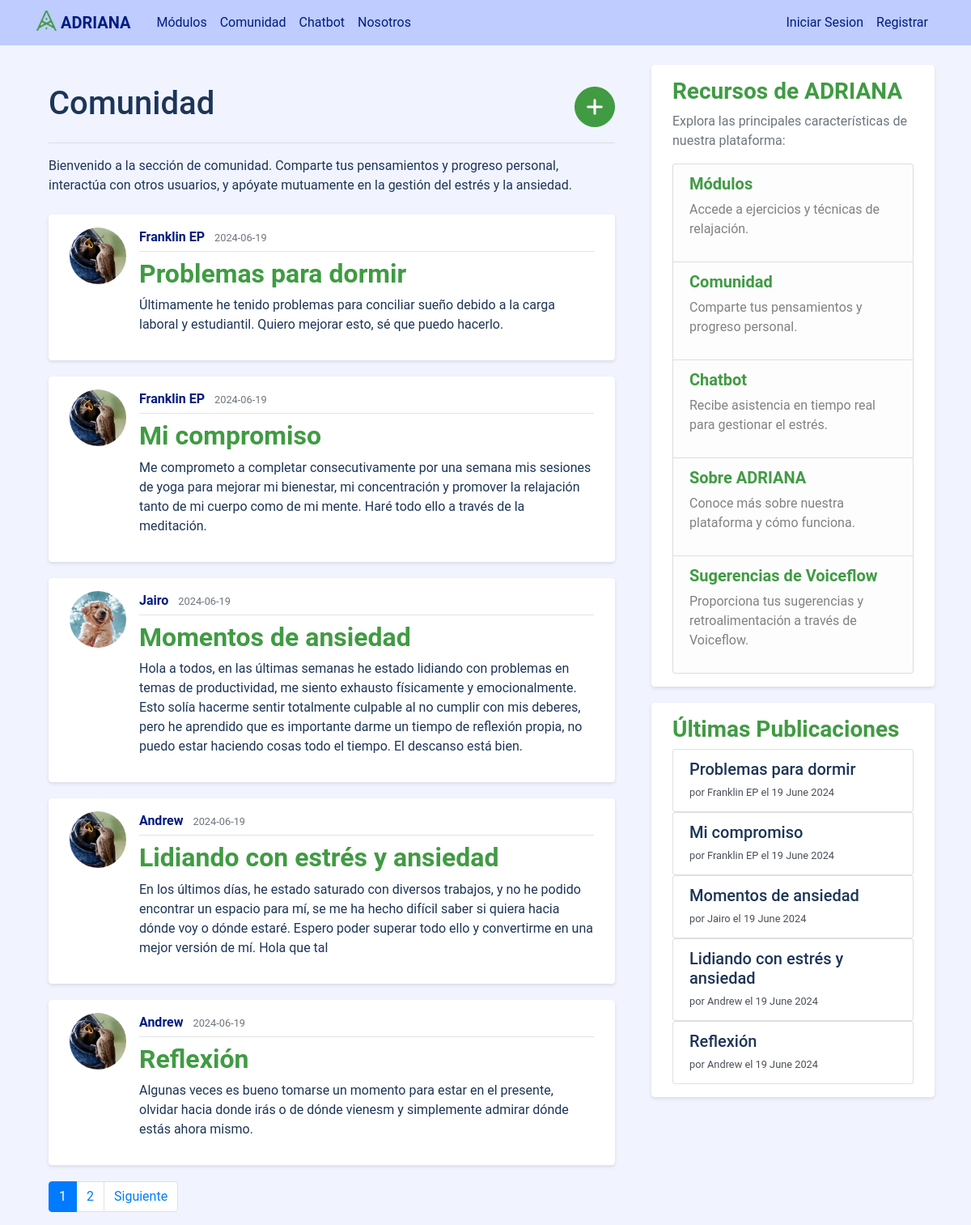
Page /home on the earlier database version.
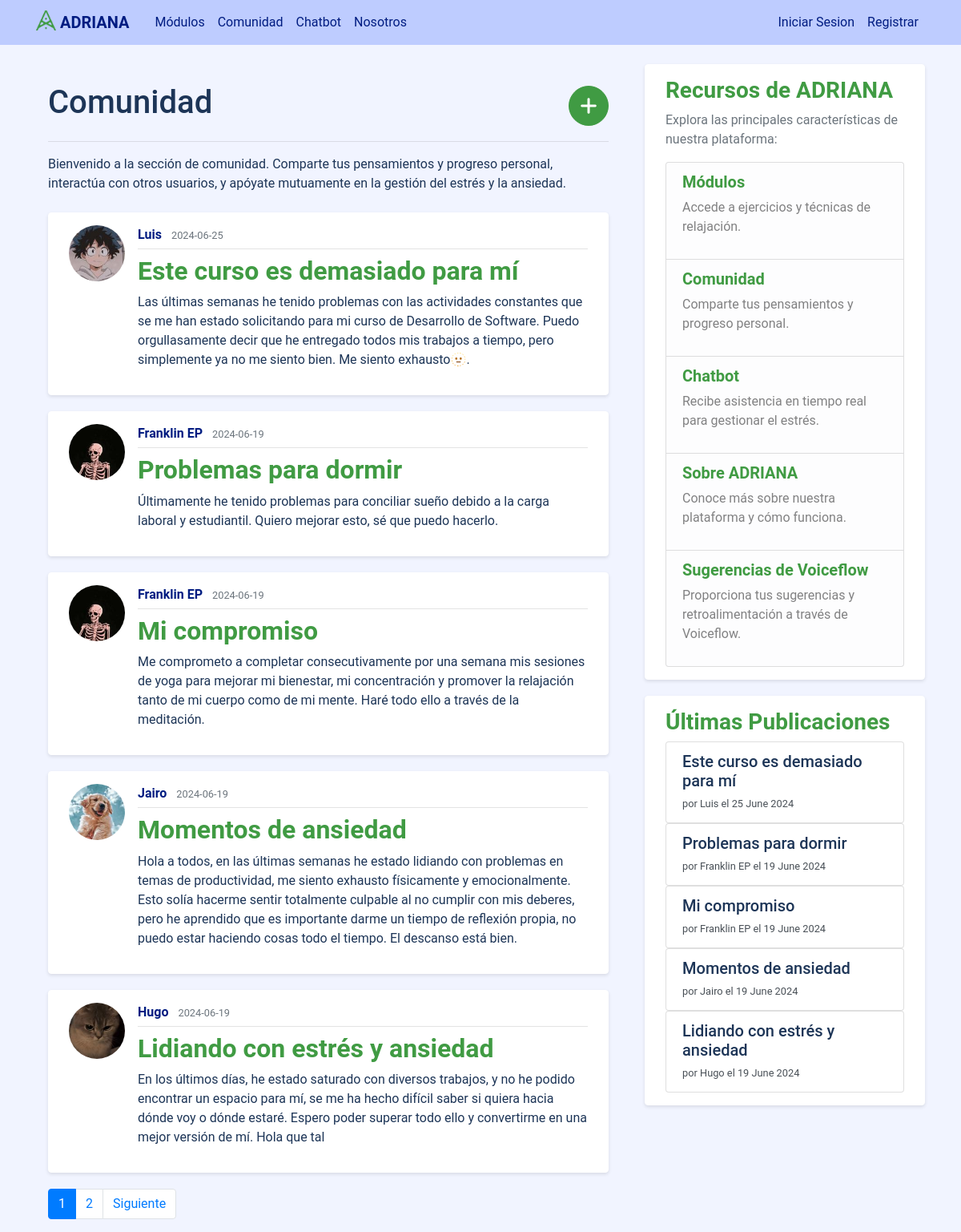
Same page on the later database version.
### adriana_assistant/models.py (models this page shows, shortened)
class Post(db.Model):
    id = db.Column(db.Integer, primary_key=True)
    title = db.Column(db.String(100), nullable=False)
    date_posted = db.Column(db.DateTime, nullable=False, default=datetime.utcnow)
    content = db.Column(db.Text, nullable=False)
    user_id = db.Column(db.Integer, db.ForeignKey('user.id'), nullable=False)

class User(db.Model, UserMixin):
    id = db.Column(db.Integer, primary_key=True)
    username = db.Column(db.String(20), unique=True, nullable=False)
    email = db.Column(db.String(120), unique=True, nullable=False)
    image_file = db.Column(db.String(20), nullable=False, default='default.jpg')
    password = db.Column(db.String(60), nullable=False)
    posts = db.relationship('Post', backref='author', lazy=True)

### adriana_assistant/routes.py (the view)
@app.route("/")
@app.route("/home")
def home():
    page = request.args.get('page', 1, type=int)
    posts = Post.query.order_by(Post.date_posted.desc()).paginate(page=page, per_page=5)
    latest_posts = Post.query.order_by(Post.date_posted.desc()).limit(5).all()
    return render_template('home.html', posts=posts, latest_posts=latest_posts)

### adriana_assistant/templates/home.html (shortened to what this page needs)
{% extends "layout.html" %}
{% block content %}
<div class="container mt-4">
    <div class="d-flex justify-content-between align-items-center">
        <h1>Comunidad</h1>
        <a class="btn btn-primary btn-circle" href="{{ url_for('new_post') }}"><i class="fa-solid fa-plus" style="color:white"></i></a>
    </div>
    <hr>
    {% if posts.page == 1 %}
    <p class="mb-4">Bienvenido a la sección de comunidad. Comparte tus pensamientos y progreso personal, interactúa con otros usuarios, y apóyate mutuamente en la gestión del estrés y la ansiedad.</p>
    {% endif %}
    {% for post in posts.items %}
        <article class="media content-section">
          <img class="rounded-circle article-img" src="{{ url_for('static', filename='profile_pics/' + post.author.image_file) }}">
          <div class="media-body">
            <div class="article-metadata">
              <a class="mr-2 username" href="{{ url_for('user_posts', username=post.author.username) }}">{{ post.author.username }}</a>
              <small class="text-muted">{{ post.date_posted.strftime('%Y-%m-%d') }}</small>
            </div>
            <h2><a class="article-title" href="{{ url_for('post', post_id=post.id) }}">{{ post.title }}</a></h2>
            <p class="article-content">{{ post.content }}</p>
          </div>
        </article>
    {% endfor %}
    <nav aria-label="Paginación de publicaciones">
        <ul class="pagination">
          {% for page_num in posts.iter_pages(left_edge=1, right_edge=1, left_current=1, right_current=2) %}
            {% if page_num %}
              {% if posts.page == page_num %}
                <li class="page-item active"><a class="page-link" href="{{ url_for('home', page=page_num) }}">{{ page_num }}</a></li>
              {% else %}
                <li class="page-item"><a class="page-link" href="{{ url_for('home', page=page_num) }}">{{ page_num }}</a></li>
              {% endif %}
            {% else %}
              <li class="page-item disabled"><span class="page-link">...</span></li>
            {% endif %}
          {% endfor %}
          {% if posts.has_next %}
            <li class="page-item"><a class="page-link" href="{{ url_for('home', page=posts.next_num) }}">Siguiente</a></li>
          {% endif %}
        </ul>
    </nav>
</div>
{% endblock content %}

### adriana_assistant/templates/layout.html (shortened to what this page needs)
<!DOCTYPE html>
<html>
<head>
    <link rel="stylesheet" href="https://maxcdn.bootstrapcdn.com/bootstrap/4.0.0/css/bootstrap.min.css">
    <link rel="stylesheet" type="text/css" href="{{ url_for('static', filename='main.css') }}">
</head>
<body>
    <header class="site-header">
      <nav class="navbar navbar-expand-md navbar-dark bg-steel fixed-top">
        <div class="container">
          <a class="logo-nav navbar-brand mr-4" href="/">
            <img src="{{ url_for('static', filename='logo.png') }}" width="25" height="25" class="d-inline-block align-top" alt="Logo ADRIANA">
            <strong>ADRIANA</strong>
          </a>
          <div class="collapse navbar-collapse" id="navbarToggle">
            <div class="navbar-nav mr-auto">
                <a class="nav-item nav-link" href="{{ url_for('modules') }}">Módulos</a>
                <a class="nav-item nav-link" href="{{ url_for('home') }}">Comunidad</a>
                <a class="nav-item nav-link" href="{{ url_for('chatbot') }}">Chatbot</a>
                <a class="nav-item nav-link" href="{{ url_for('about') }}">Nosotros</a>
            </div>
            <div class="navbar-nav">
              {% if current_user.is_authenticated %}
                <div class="nav-item dropdown">
                  <a class="nav-link dropdown-toggle" href="#" id="navbarDropdown" role="button" data-toggle="dropdown" aria-haspopup="true" aria-expanded="false">
                    <img src="{{ url_for('static', filename='profile_pics/' + current_user.image_file) }}" width="35" height="35" class="profile-img rounded-circle">
                    <strong>{{ current_user.username }}</strong>
                  </a>
                  <div class="dropdown-menu" aria-labelledby="navbarDropdown">
                    <a class="dropdown-item" href="{{ url_for('account') }}">Mi Perfil</a>
                    <div class="dropdown-divider"></div>
                    <a class="dropdown-item text-danger" href="{{ url_for('logout') }}">Cerrar Sesion</a>
                  </div>
                </div>
              {% else %}
                <a class="nav-item nav-link" href="{{ url_for('login') }}">Iniciar Sesion</a>
                <a class="nav-item nav-link" href="{{ url_for('register') }}">Registrar</a>
              {% endif %}
            </div>
          </div>
        </div>
      </nav>
    </header>
    <main role="main" class="container">
      <div class="row">
        <div class="col-md-8">
          {% block content %}{% endblock %}
        </div>
        <div class="col-md-4">
          <div class="content-section">
            <h3><strong>Recursos de ADRIANA</strong></h3>
            <p class='text-muted'>Explora las principales características de nuestra plataforma:</p>
            <ul class="list-group">
                <li class="list-group-item list-group-item-light">
                  <h5><a href="{{ url_for('modules') }}" class="highlight-link"><strong>Módulos</strong></a></h5>
                  <p>Accede a ejercicios y técnicas de relajación.</p>
                </li>
                <li class="list-group-item list-group-item-light">
                  <h5><a href="{{ url_for('home') }}" class="highlight-link"><strong>Comunidad</strong></a></h5>
                  <p>Comparte tus pensamientos y progreso personal.</p>
                </li>
                <li class="list-group-item list-group-item-light">
                  <h5><a href="{{ url_for('chatbot') }}" class="highlight-link"><strong>Chatbot</strong></a></h5>
                  <p>Recibe asistencia en tiempo real para gestionar el estrés.</p>
                </li>
                <li class="list-group-item list-group-item-light">
                  <h5><a href="{{ url_for('about') }}" class="highlight-link"><strong>Sobre ADRIANA</strong></a></h5>
                  <p>Conoce más sobre nuestra plataforma y cómo funciona.</p>
                </li>
                <li class="list-group-item list-group-item-light">
                  <h5><a href="https://creator.voiceflow.com/prototype/664e59dbd188ab83e9a86d25" class="highlight-link" target="_blank"><strong>Sugerencias de Voiceflow</strong></a></h5>
                  <p>Proporciona tus sugerencias y retroalimentación a través de Voiceflow.</p>
                </li>
            </ul>
          </div>
          <div class="content-section mt-3">
            <h3><strong>Últimas Publicaciones</strong></h3>
            {% for post in latest_posts %}
                <div class="list-group">
                    <a href="{{ url_for('post', post_id=post.id) }}" class="list-group-item list-group-item-action">
                        <h5 class="mb-1">{{ post.title }}</h5>
                        <small>por {{ post.author.username }} el {{ post.date_posted.strftime('%d %B %Y') }}</small>
                    </a>
                </div>
            {% endfor %}
          </div>
        </div>
      </div>
    </main>
  </body>
</html>

### adriana_assistant/static/main.css (style rules this page uses)
body { background: #F1F4FF; color: #1D3557; font-family: 'Roboto', sans-serif; margin-top: 5rem; }
h1, h2, h3, h4, h5, h6 { color: #1D3557; font-weight: 500; }
.bg-steel { background-color: #BECCFF; }
.site-header .navbar-brand, .site-header .logo-nav { color: #001C81; }
.site-header .navbar-nav .nav-link { color: #001C81; }
.content-section { background: #FFFFFF; padding: 15px 25px; border: 1px solid #FFFFFF; border-radius: 4px; margin-bottom: 20px; box-shadow: 0 2px 4px rgba(0,0,0,0.1); }
.content-section h3 { color: #409b43; }
.content-section .list-group-item-light a { color: #409b43; text-decoration: none; }
.article-title { color: #409b43; font-weight: 600; }
.article-content { white-space: pre-line; }
.article-img { height: 70px; width: 70px; margin-right: 16px; border-radius: 4px; object-fit: cover; }
.article-metadata { padding-bottom: 5px; margin-bottom: 8px; border-bottom: 1px solid #e3e3e3; }
.article-metadata a { color: #001C81; }
.article-metadata .username { color: #001C81; font-weight: 700; }
.btn-primary { background-color: #409b43; border-color: #409b43; color: #fff; }
.btn-circle { width: 50px; height: 50px; padding: 10px; border-radius: 50%; font-size: 24px; line-height: 1.33; text-align: center; vertical-align: middle; display: inline-block; }

Differences in the rows shown:
no longer on this page (row unchanged): Post: image_file (picture), author.username "Andrew", date_posted "2024-06-19", title "Reflexión", content "Algunas veces es bueno tomarse un momento para estar en el presente, olvidar hacia donde irás o de dónde vienesm y simplemente admirar dónde estás ahora mismo.", date_posted "19 June 2024"
added Post: image_file (picture), author.username "Luis", date_posted "2024-06-25", title "Este curso es demasiado para mí", content "Las últimas semanas he tenido problemas con las actividades constantes que se me han estado solicitando para mi curso de Desarrollo de Software. Puedo orgullasamente decir que he entregado todos mis trabajos a tiempo, pero simplemente ya no me siento bien. Me siento exhausto🫥.", date_posted "25 June 2024"
changed through a linked row, Post "Problemas para dormir": image_file: a different picture
changed through a linked row, Post "Mi compromiso": image_file: a different picture
changed through a linked row, Post "Lidiando con estrés y ansiedad": image_file: a different picture; author.username "Andrew" → "Hugo"
